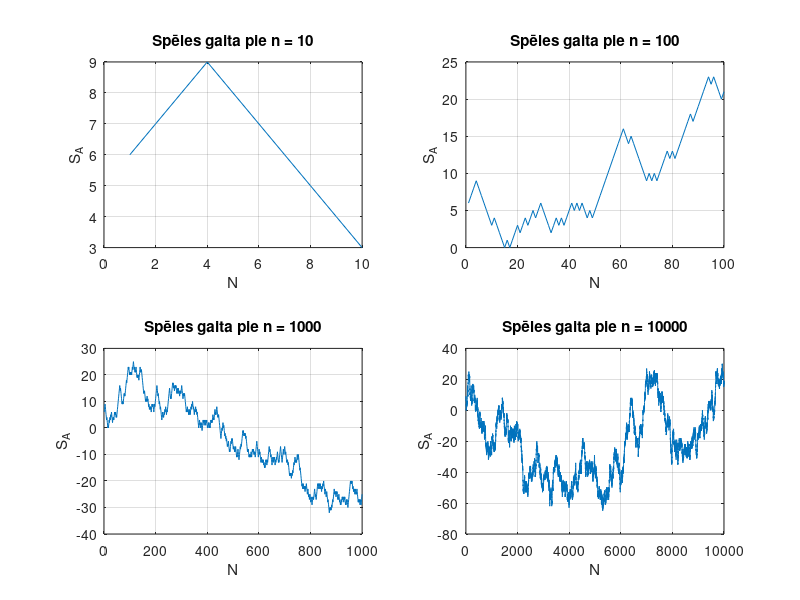

Source code (MATLAB): (Note: this script raises an error after producing the figure.)
%% 1.spēlmaņu uzdevums
clc, clear all
q = 0.495; %  pirmā spēlētaja uzvaras varbūtība
S_A = 5; % pirmā spēlētaja sākuma summa

ns = [ 10 100 1000 10000 ]; % spēļu skaiti
n = ns(end); % simulējam vienreiz, ar maksimālo spēļu skaitu
SK_A = S_A;
results = zeros(n, 1);
for i = 1:n
   if rand > q
        SK_A = SK_A - 1;
   else
        SK_A = SK_A + 1;
   end;
   
   results(i) = SK_A;
end;

% veidojam atsevišķus grafikus
figure
for j = 1:length(ns)
    n = ns(j);
    
    subplot(2, 2, j);
    plot(results(1:n));
    title(sprintf('Spēles gaita pie n = %d', n));
    xlabel('N')
    ylabel('S_A')
    grid on
end;

%% 1.uzdevums, otrā daļa
trials = 1000;
M = ones(trials, 1);

for i = 1:trials
    SK_A = S_A;

    while (SK_A >= 0)
       if rand > q
            SK_A = SK_A - 1;
       else
            SK_A = SK_A + 1;
       end;
       M(i) = M(i) + 1;
    end;
end;

figure
histogram(M)
title('Pirmās negatīvās summas spēles numurs - pilnā histogramma')

figure
histogram(M, [ 50 100 150 200 250 300 350 400 ])
title('Pirmās negatīvās summas spēles numurs')

%% 2. Eiropas rulete
clc, clear all
Ns = [ 100 100000 ];
trials = 10;
for j = 1:length(Ns)
    N = Ns(j);
    zaud_skaits = 0;
    figure
    hold on
    for t = 1:trials
        results = zeros(N, 1);    
        S = 0;
        
        for i=1:N            
            if rand * 37 > 1
                S = S - 1;
                zaud_skaits = zaud_skaits + 1;
            else
                S = S + 36;
            end;
            results(i) = S;
        end;
        
        plot(results)
    end;

    xlabel('N')
    title(sprintf('Spēļu gaita pie N = %d', N))
    hold off
    disp([ 'Zaudējuma varbūtība pie N = ' num2str(N) ': ' num2str(zaud_skaits / (N * trials)) ]);
end;
disp([ 'Teorētiskā zaudējuma varbūtība: ' num2str(36/37)]);

%% 3. uzdevums - Bifona adata
clc
clearvars

ns = [ 100 10000 1000000 ];
conv_n_idx = 2;
deltas = zeros(ns(conv_n_idx), 1);
d = 2; l = 1.5;
for j = 1:length(ns)
    n = ns(j);
    h = 0;
    pi_est = 0;
    for i = 1:n
        x = rand * d / 2; % random x - attālums no vidusspunkta līdz tuvākajai līnijai x = U[0, d/2]
        alpha = rand * pi / 2; % random alpha - šaurais leņķis starp adatu un līniju alpha = U[0, pi/2]
    
        if (x <= l / 2 * cos(alpha)) % vai adata trāpa uz līnijas
            h = h + 1;
        end

        if (h > 0)
            pi_est = 2 * l / d * i / h;
        end

        if (j == conv_n_idx)
            deltas(i) = pi_est;
        end
    end
    
    disp([ 'Pie N = ' num2str(n) ' novērtētais Pi = ' num2str(pi_est) ])
end
hold on
plot(deltas)
plot(ones(ns(conv_n_idx), 1)* pi, '--g')
eps = 0.05;
plot(ones(ns(conv_n_idx), 1)* pi - eps, '--r')
plot(ones(ns(conv_n_idx), 1)* pi + eps, '--r')
hold off
title('Konverģences līkne')

%% 4. uzdevums - noteiktais integrālis
clc, clear all
syms x
fn2 = @(x) (x >= -7 & x <= -3).* (2 .* sqrt(x + 7)) + ...
     (x > -3 & x <= -1).*(0.5 .* (x + 1) .^ 2 + 2) + ...
     (x >= -1 & x < -0.75).*((x + 2) .* 8 - 6) + ...
     (x >= -0.75 & x < -0.5).*((-1.75-x) .* 4 + 8) + ...
     (x >= -0.5 & x < 0.5) .* 3 + ...
     (x >= 0.5 & x < 0.75) .* ((-1.75+x) .* 4 + 8) + ...
     (x >= 0.75 & x < 1) .* ((2 - x) .* 8 - 6) + ...
     (x >= 1 & x < 3) .* (0.5 .* (x - 1) .^ 2 + 2) + ...
     (x >= 3 & x <= 7) .* (2 .* sqrt(7-x));
fplot(fn2, [-8, 8])
ylim([-1 6])
grid on

ns = [ 100, 10000, 1000000 ];
for j = 1:length(ns)
    h = 0;
    n = ns(j);
    for i = 1:n
        x = rand * 14 - 7; % x ~ U[-7,7]
        y = rand * 4; % y ~ U[0, 4]
    
        if fn2(x) >= y
            h = h + 1;
        end;
    end;
    
    est_area = 14 * 4 * h / n; % -7 līdz 7 = 14
    disp( [ 'pie N = ' num2str(n) ' novērtētais laukums = ' num2str(est_area) ])
end;
% integrāļā precīzas vērtības aprēķins
syms fn(x)
fn(x) = piecewise( ... 
    x >= -7 & x <= -3, 2 * sqrt(x + 7), ...
    x > -3 & x <= -1, 0.5 * (x + 1) ^ 2 + 2, ...
    x >= -1 & x < -0.75, (x + 2) * 8 - 6, ...
    x >= -0.75 & x < -0.5, (-1.75-x) * 4 + 8, ...
    x >= -0.5 & x < 0.5, 3, ...
    x >= 0.5 & x < 0.75, (-1.75+x) * 4 + 8, ...
    x >= 0.75 & x < 1, (2 - x) * 8 - 6, ...
    x >= 1 & x < 3, 0.5 * (x - 1) ^ 2 + 2, ...
    x >= 3 & x <= 7, 2 * sqrt(7-x), ...
    0);
exact_area = double(int(fn, -7, 7));
disp([ 'Precīza laukuma vērtība = ' num2str(exact_area) ])

%% 5. uzdevums - loka šaušana
clc, clear all
x_mean = 0; x_sigma = 60; y_mean = 0; y_sigma = 30;
xi = [0 -46.6 -4 33 33 73 33 ]; yi = [-38 0 55 55 30 30 -38 ];
pgon = polyshape(xi, yi);
plot(pgon)
grid on
Ns = [ 1000 100000 ];
for j = 1:length(Ns)
    N = Ns(j); attempts = zeros(N, 1);
    for i = 1:N
        hits = 0;
        for k = 1:10
            x = normrnd(x_mean, x_sigma); y = normrnd(y_mean, y_sigma);
            if (pgon.isinterior(x, y)) 
                hits = hits + 1;
            end
        end
        attempts(i) = hits;
    end
    figure, histogram(attempts)
    title(sprintf('N = %d', N))
    disp([ 'N = ' num2str(N) ])
    disp([ 'Varbūtība - tieši 5 trāpījumi = ' num2str(numel(attempts(attempts == 5)) / N) ])
    disp([ 'Varbūtība - vismaz 5 trāpījumi = ' num2str(numel(attempts(attempts >= 5)) / N) ])
end

%% 6. uzdevums - papīra ražošana
clc, clear all

t_max = 900; c_base = 2500; c_workday = 1500; c_sunday = 250;
l_mean = 24.4; l_sigma = sqrt(4.5);

trials = 100;
min_c_avg = +inf;
best_M = 0;
best_f = 0;

for M = 1:6 % nedēļu skaits līdz preventīvai nomaiņai
    for f = 0:0.05:1 % cik liela daļa no nedēļas skaitās "pagājusi nedēļa" priekš preventīvas nomaiņas
        cs = zeros(trials, 1);
        for i = 1:trials
            t = 0;
            c = 0;
            t_p = t + M * 7;
            while (t < t_max)
                l = normrnd(l_mean, l_sigma); % lentas dzīves ilgums
                t_B = t + l;% sagaidāmās avārijas laiks        
                if (t_B < t_p)
                    % avārija
                    t = t_B;
                    c = c + c_workday;
                    N = floor(t); % eksperimenta diena
                    D = mod (N, 7); % nedēļas diena
                    f_fakt = D / 6; % cik liela daļa no nedēļas ir pagājusi
                    if (f_fakt < f)
                        t_p = N + M * 7 - D;
                    else
                        t_p = N + M * 7  - D + 7;
                    end
                    % disp([ 'Avārija @ t = ' num2str(t) ', c = ' num2str(c) ])
                else
                    % preventīvā nomaiņa
                    t = t_p;
                    c = c + c_sunday;
                    t_p = t + M * 7;
                    % disp([ 'Preventīva nomaiņa @ t = ' num2str(t) ', c = ' num2str(c) ])
                end
                
                c = c + c_base;
            end
        
            cs(i) = c / t;
        end

        avg_c = mean(cs);

        % disp([ 'Vidējā cena = ' num2str(avg_c) ' pie M = ' num2str(M) ' un f = ' num2str(f) ' (t = '  num2str(t) ')' ])

        if (avg_c < min_c_avg)
            min_c_avg = avg_c;
            best_M = M;
            best_f = f;
        end
    end
end

disp([ 'Labākā vidējā cena = ' num2str(min_c_avg) ' pie M = ' num2str(best_M) ' un f = ' num2str(best_f)  ])